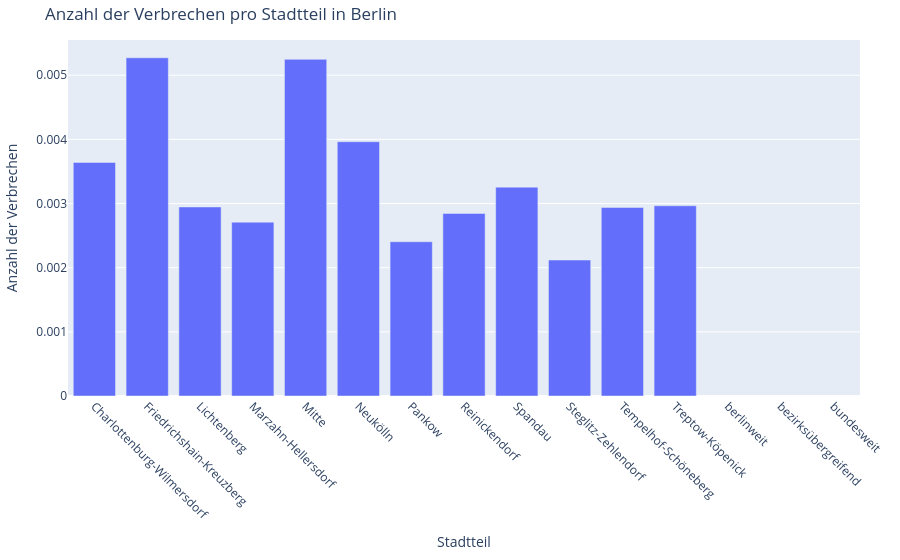

This figure's notebook cell:
### Code cell
import plotly.express as px

fig = px.bar(loc_df['relative_sum'], 
             title="Anzahl der Verbrechen pro Stadtteil in Berlin", 
             labels={'gesamt': 'Anzahl der Verbrechen', 'Stadtteil': 'Stadtteil'}, color_continuous_scale='Viridis')

# Achsenbeschriftung und Layout anpassen
fig.update_layout(
    xaxis_title='Stadtteil',
    yaxis_title='Anzahl der Verbrechen',
    xaxis_tickangle=45,  
    margin=dict(l=40, r=40, t=40, b=60),  
    showlegend=False
)

fig.show()

### Figure 1 — Plotly figure (JSON) as saved in the notebook; plotly's stock layout.template omitted (floating-point values rounded to 4 significant figures)
{"data": [{"alignmentgroup": "True", "hovertemplate": "variable=relative_sum<br>location=%{x}<br>value=%{y}<extra></extra>", "legendgroup": "relative_sum", "marker": {"color": "#636efa", "pattern": {"shape": ""}}, "name": "relative_sum", "offsetgroup": "relative_sum", "orientation": "v", "showlegend": true, "textposition": "auto", "type": "bar", "x": ["Charlottenburg-Wilmersdorf", "Friedrichshain-Kreuzberg", "Lichtenberg", "Marzahn-Hellersdorf", "Mitte", "Neukölln", "Pankow", "Reinickendorf", "Spandau", "Steglitz-Zehlendorf", "Tempelhof-Schöneberg", "Treptow-Köpenick", "berlinweit", "bezirksübergreifend", "bundesweit"], "xaxis": "x", "y": [0.003641, 0.005272, 0.002947, 0.002709, 0.005248, 0.003963, 0.002404, 0.002846, 0.003256, 0.00212, 0.002939, 0.002965, null, null, null], "yaxis": "y"}], "layout": {"barmode": "relative", "legend": {"title": {"text": "variable"}, "tracegroupgap": 0}, "margin": {"b": 60, "l": 40, "r": 40, "t": 40}, "showlegend": false, "title": {"text": "Anzahl der Verbrechen pro Stadtteil in Berlin"}, "xaxis": {"anchor": "y", "domain": [0, 1], "tickangle": 45, "title": {"text": "Stadtteil"}}, "yaxis": {"anchor": "x", "domain": [0, 1], "title": {"text": "Anzahl der Verbrechen"}}}}
